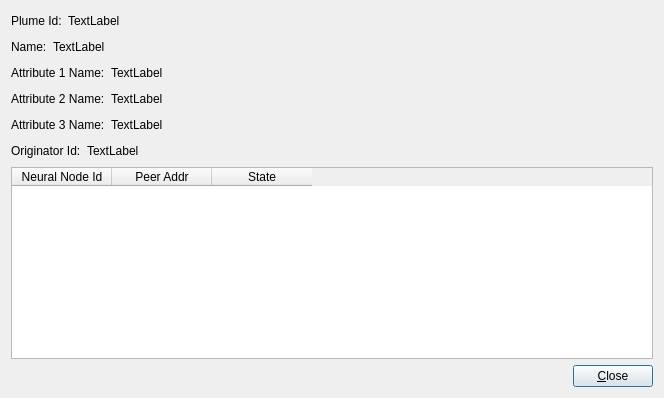
<?xml version="1.0" encoding="UTF-8"?>
<ui version="4.0">
 <class>PlumeDetailsDialog</class>
 <widget class="QDialog" name="PlumeDetailsDialog">
  <property name="geometry">
   <rect>
    <x>0</x>
    <y>0</y>
    <width>664</width>
    <height>398</height>
   </rect>
  </property>
  <property name="windowTitle">
   <string>Data Plume Details</string>
  </property>
  <property name="styleSheet">
   <string notr="true"/>
  </property>
  <layout class="QVBoxLayout" name="verticalLayout">
   <item>
    <layout class="QVBoxLayout" name="verticalLayout_2">
     <item>
      <layout class="QHBoxLayout" name="horizontalLayout_2">
       <property name="topMargin">
        <number>0</number>
       </property>
       <item>
        <widget class="QLabel" name="label">
         <property name="text">
          <string>Plume Id:</string>
         </property>
        </widget>
       </item>
       <item>
        <widget class="QLabel" name="idLabel">
         <property name="text">
          <string>TextLabel</string>
         </property>
        </widget>
       </item>
       <item>
        <spacer name="horizontalSpacer_2">
         <property name="orientation">
          <enum>Qt::Horizontal</enum>
         </property>
         <property name="sizeHint" stdset="0">
          <size>
           <width>40</width>
           <height>20</height>
          </size>
         </property>
        </spacer>
       </item>
      </layout>
     </item>
     <item>
      <layout class="QHBoxLayout" name="horizontalLayout_3">
       <item>
        <widget class="QLabel" name="label_3">
         <property name="text">
          <string>Name:</string>
         </property>
        </widget>
       </item>
       <item>
        <widget class="QLabel" name="nameLabel">
         <property name="text">
          <string>TextLabel</string>
         </property>
        </widget>
       </item>
       <item>
        <spacer name="horizontalSpacer_3">
         <property name="orientation">
          <enum>Qt::Horizontal</enum>
         </property>
         <property name="sizeHint" stdset="0">
          <size>
           <width>40</width>
           <height>20</height>
          </size>
         </property>
        </spacer>
       </item>
      </layout>
     </item>
     <item>
      <layout class="QHBoxLayout" name="horizontalLayout_4">
       <item>
        <widget class="QLabel" name="label_5">
         <property name="text">
          <string>Attribute 1 Name:</string>
         </property>
        </widget>
       </item>
       <item>
        <widget class="QLabel" name="attrOneLabel">
         <property name="text">
          <string>TextLabel</string>
         </property>
        </widget>
       </item>
       <item>
        <spacer name="horizontalSpacer_4">
         <property name="orientation">
          <enum>Qt::Horizontal</enum>
         </property>
         <property name="sizeHint" stdset="0">
          <size>
           <width>40</width>
           <height>20</height>
          </size>
         </property>
        </spacer>
       </item>
      </layout>
     </item>
     <item>
      <layout class="QHBoxLayout" name="horizontalLayout_5">
       <item>
        <widget class="QLabel" name="label_7">
         <property name="text">
          <string>Attribute 2 Name:</string>
         </property>
        </widget>
       </item>
       <item>
        <widget class="QLabel" name="attrTwoLabel">
         <property name="text">
          <string>TextLabel</string>
         </property>
        </widget>
       </item>
       <item>
        <spacer name="horizontalSpacer_5">
         <property name="orientation">
          <enum>Qt::Horizontal</enum>
         </property>
         <property name="sizeHint" stdset="0">
          <size>
           <width>40</width>
           <height>20</height>
          </size>
         </property>
        </spacer>
       </item>
      </layout>
     </item>
     <item>
      <layout class="QHBoxLayout" name="horizontalLayout_6">
       <item>
        <widget class="QLabel" name="label_9">
         <property name="text">
          <string>Attribute 3 Name:</string>
         </property>
        </widget>
       </item>
       <item>
        <widget class="QLabel" name="attrThreeLabel">
         <property name="text">
          <string>TextLabel</string>
         </property>
        </widget>
       </item>
       <item>
        <spacer name="horizontalSpacer_6">
         <property name="orientation">
          <enum>Qt::Horizontal</enum>
         </property>
         <property name="sizeHint" stdset="0">
          <size>
           <width>40</width>
           <height>20</height>
          </size>
         </property>
        </spacer>
       </item>
      </layout>
     </item>
     <item>
      <layout class="QHBoxLayout" name="horizontalLayout_7">
       <item>
        <widget class="QLabel" name="label_11">
         <property name="text">
          <string>Originator Id:</string>
         </property>
        </widget>
       </item>
       <item>
        <widget class="QLabel" name="originatorLabel">
         <property name="text">
          <string>TextLabel</string>
         </property>
        </widget>
       </item>
       <item>
        <spacer name="horizontalSpacer_7">
         <property name="orientation">
          <enum>Qt::Horizontal</enum>
         </property>
         <property name="sizeHint" stdset="0">
          <size>
           <width>40</width>
           <height>20</height>
          </size>
         </property>
        </spacer>
       </item>
      </layout>
     </item>
    </layout>
   </item>
   <item>
    <widget class="QTableWidget" name="tableWidget">
     <property name="editTriggers">
      <set>QAbstractItemView::NoEditTriggers</set>
     </property>
     <property name="alternatingRowColors">
      <bool>true</bool>
     </property>
     <property name="selectionMode">
      <enum>QAbstractItemView::SingleSelection</enum>
     </property>
     <property name="selectionBehavior">
      <enum>QAbstractItemView::SelectRows</enum>
     </property>
     <property name="gridStyle">
      <enum>Qt::DashLine</enum>
     </property>
     <column>
      <property name="text">
       <string>Neural Node Id</string>
      </property>
     </column>
     <column>
      <property name="text">
       <string>Peer Addr</string>
      </property>
     </column>
     <column>
      <property name="text">
       <string>State</string>
      </property>
     </column>
    </widget>
   </item>
   <item>
    <layout class="QHBoxLayout" name="horizontalLayout">
     <property name="topMargin">
      <number>0</number>
     </property>
     <item>
      <spacer name="horizontalSpacer">
       <property name="orientation">
        <enum>Qt::Horizontal</enum>
       </property>
       <property name="sizeHint" stdset="0">
        <size>
         <width>40</width>
         <height>20</height>
        </size>
       </property>
      </spacer>
     </item>
     <item>
      <widget class="QPushButton" name="closeButton">
       <property name="text">
        <string>&amp;Close</string>
       </property>
      </widget>
     </item>
    </layout>
   </item>
  </layout>
 </widget>
 <resources/>
 <connections/>
</ui>
